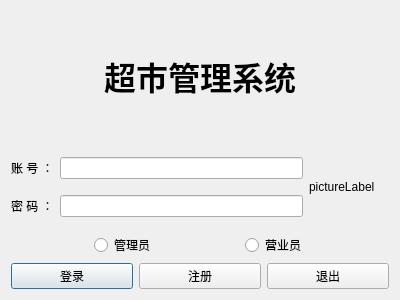
<?xml version="1.0" encoding="UTF-8"?>
<ui version="4.0">
 <class>loginWindow</class>
 <widget class="QDialog" name="loginWindow">
  <property name="geometry">
   <rect>
    <x>0</x>
    <y>0</y>
    <width>400</width>
    <height>300</height>
   </rect>
  </property>
  <property name="windowTitle">
   <string>Dialog</string>
  </property>
  <layout class="QVBoxLayout" name="verticalLayout_2">
   <item>
    <layout class="QVBoxLayout" name="verticalLayoutWindow">
     <item>
      <layout class="QHBoxLayout" name="horizontalLayoutTitle">
       <item>
        <widget class="QLabel" name="labelTiltle">
         <property name="font">
          <font>
           <pointsize>24</pointsize>
           <weight>75</weight>
           <bold>true</bold>
          </font>
         </property>
         <property name="text">
          <string>超市管理系统</string>
         </property>
         <property name="scaledContents">
          <bool>false</bool>
         </property>
         <property name="alignment">
          <set>Qt::AlignCenter</set>
         </property>
        </widget>
       </item>
      </layout>
     </item>
     <item>
      <layout class="QHBoxLayout" name="horizontalLayoutAccount">
       <item>
        <layout class="QVBoxLayout" name="verticalLayoutAccount1">
         <item>
          <layout class="QHBoxLayout" name="HLAccount">
           <item>
            <widget class="QLabel" name="labelAccount">
             <property name="text">
              <string>账 号 ：</string>
             </property>
            </widget>
           </item>
           <item>
            <widget class="QLineEdit" name="lineEditAccount"/>
           </item>
          </layout>
         </item>
         <item>
          <layout class="QHBoxLayout" name="HLPwd">
           <item>
            <widget class="QLabel" name="labelPwd">
             <property name="text">
              <string>密 码 ：</string>
             </property>
            </widget>
           </item>
           <item>
            <widget class="QLineEdit" name="lineEditPwd"/>
           </item>
          </layout>
         </item>
        </layout>
       </item>
       <item>
        <widget class="QLabel" name="labelPic">
         <property name="minimumSize">
          <size>
           <width>80</width>
           <height>80</height>
          </size>
         </property>
         <property name="maximumSize">
          <size>
           <width>80</width>
           <height>80</height>
          </size>
         </property>
         <property name="text">
          <string>pictureLabel</string>
         </property>
        </widget>
       </item>
       <item>
        <layout class="QHBoxLayout" name="horizontalLayoutPicture"/>
       </item>
      </layout>
     </item>
     <item>
      <layout class="QHBoxLayout" name="horizontalLayoutType">
       <item>
        <spacer name="horizontalSpacer">
         <property name="orientation">
          <enum>Qt::Horizontal</enum>
         </property>
         <property name="sizeHint" stdset="0">
          <size>
           <width>40</width>
           <height>20</height>
          </size>
         </property>
        </spacer>
       </item>
       <item>
        <widget class="QRadioButton" name="radioButtonAdmin">
         <property name="text">
          <string>管理员</string>
         </property>
        </widget>
       </item>
       <item>
        <spacer name="horizontalSpacer_3">
         <property name="orientation">
          <enum>Qt::Horizontal</enum>
         </property>
         <property name="sizeHint" stdset="0">
          <size>
           <width>40</width>
           <height>20</height>
          </size>
         </property>
        </spacer>
       </item>
       <item>
        <widget class="QRadioButton" name="radioButtonSaler">
         <property name="text">
          <string>营业员</string>
         </property>
        </widget>
       </item>
       <item>
        <spacer name="horizontalSpacer_2">
         <property name="orientation">
          <enum>Qt::Horizontal</enum>
         </property>
         <property name="sizeHint" stdset="0">
          <size>
           <width>40</width>
           <height>20</height>
          </size>
         </property>
        </spacer>
       </item>
      </layout>
     </item>
     <item>
      <layout class="QHBoxLayout" name="horizontalLayoutButton">
       <item>
        <widget class="QPushButton" name="pushButtonLogin">
         <property name="text">
          <string>登录</string>
         </property>
        </widget>
       </item>
       <item>
        <widget class="QPushButton" name="pushButtonReg">
         <property name="text">
          <string>注册</string>
         </property>
        </widget>
       </item>
       <item>
        <widget class="QPushButton" name="pushButtonExit">
         <property name="text">
          <string>退出</string>
         </property>
        </widget>
       </item>
      </layout>
     </item>
    </layout>
   </item>
  </layout>
 </widget>
 <resources/>
 <connections/>
</ui>
